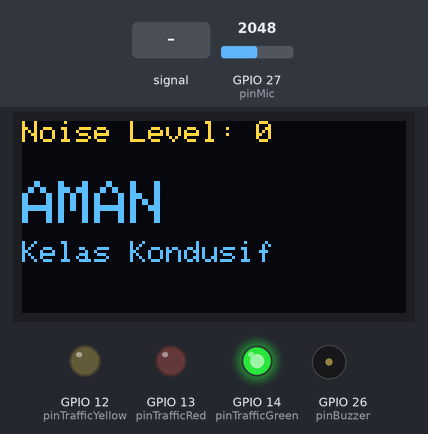
This sketch was run on a simulated ESP32. Parts: 128×64 one-colour display, output pins drawn as LEDs (lit = HIGH), buzzer (waves = sounding). The inputs (shaded band) are chosen by the test bench; at power-on: GPIO 27 (pinMic) = 2048. The OLED is the two-colour kind (top 16 rows yellow); pins used as bus, display or sensor lines are not drawn; what the sketch prints to the serial monitor is not drawn.

Above: at 2.9 s.
3.0 s: GPIO 27 (pinMic) fed a 200 Hz sine of ±1842 counts around its level
At 3.7 s:
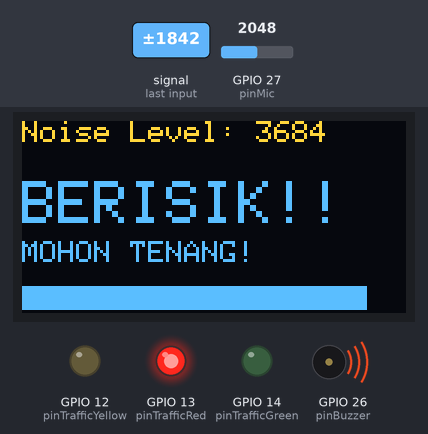
4.6 s: GPIO 27 (pinMic) fed a 1000 Hz sine of ±1023 counts around its level
At 5.2 s:
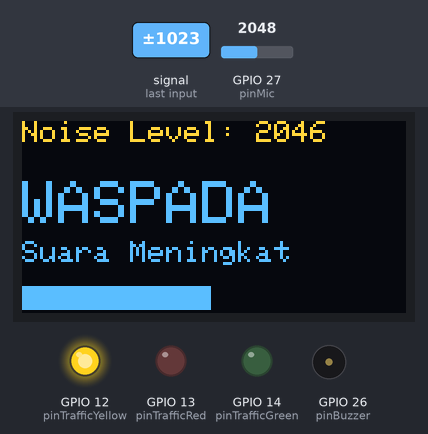
6.1 s: GPIO 27 (pinMic) set to 4095
At 7.3 s:
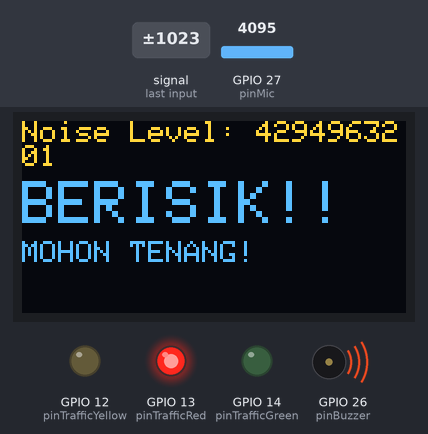
7.6 s: GPIO 27 (pinMic) set to 4066
At 8.7 s:
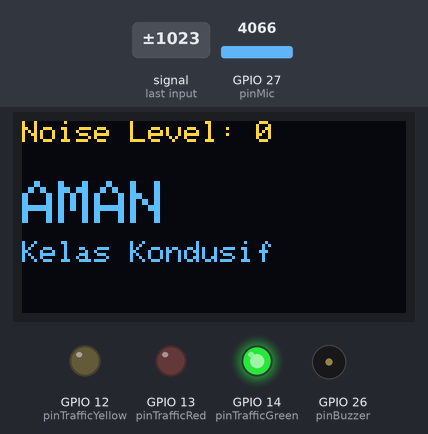
Timing chart, 0 to 10.1 s (numbered marks = the images above; inputs shaded):
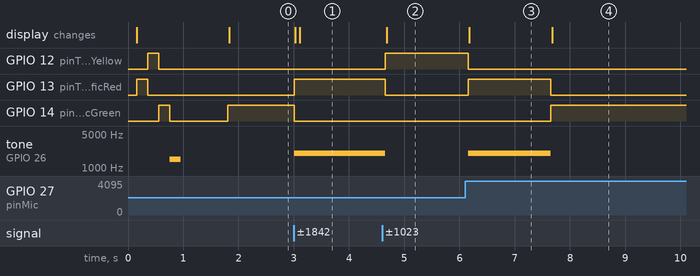

Measured:
- the behaviour switches between 4095 and 4094 on GPIO 27 (pinMic) (found by bisection; images 3 and 4)
- after the input at 3.0 s, GPIO 13 (pinTrafficRed): LOW → HIGH at once; GPIO 14 (pinTrafficGreen): HIGH → LOW at once; tone on GPIO 26 (pinBuzzer): silent → 2000 Hz at once; the display: first changes at once (image 1 shows a later state)
- after the input at 4.6 s, GPIO 12 (pinTrafficYellow): LOW → HIGH after 0.06 s; GPIO 13 (pinTrafficRed): HIGH → LOW after 0.06 s; tone on GPIO 26 (pinBuzzer): 2000 Hz → silent after 0.06 s; the display: changes after 0.08 s (image 2)
- after the input at 6.1 s, GPIO 12 (pinTrafficYellow): HIGH → LOW after 0.06 s; GPIO 13 (pinTrafficRed): LOW → HIGH after 0.06 s; tone on GPIO 26 (pinBuzzer): silent → 2000 Hz after 0.06 s; the display: changes after 0.08 s (image 3)
- after the input at 7.6 s, GPIO 13 (pinTrafficRed): HIGH → LOW after 0.06 s; GPIO 14 (pinTrafficGreen): LOW → HIGH after 0.06 s; tone on GPIO 26 (pinBuzzer): 2000 Hz → silent after 0.06 s; the display: changes after 0.08 s (image 4)

The sketch:

code.ino
```cpp
#include <SPI.h>
#include <Wire.h>
#include <Adafruit_GFX.h>
#include <Adafruit_SSD1306.h>

// ================= KONFIGURASI LAYAR OLED (HARDWARE SPI) =================
#define SCREEN_WIDTH 128
#define SCREEN_HEIGHT 64

// Wiring OLED (KEMBALIKAN KE POSISI STANDAR):
// PENTING: Hardware SPI hanya bekerja di pin 18 & 23!
// D0 (CLK)  -> GPIO 18 (WAJIB)
// D1 (MOSI) -> GPIO 23 (WAJIB)
// RES       -> GPIO 19
// DC        -> GPIO 4
// CS        -> GPIO 5
#define OLED_DC     4
#define OLED_CS     5
#define OLED_RESET  19

// Perhatikan bedanya: Kita pakai '&SPI' di sini agar ESP32 pakai jalur ngebut.
Adafruit_SSD1306 display(SCREEN_WIDTH, SCREEN_HEIGHT,
  &SPI, OLED_DC, OLED_RESET, OLED_CS);

// ================= KONFIGURASI PIN LAINNYA =================
const int pinTrafficRed    = 13; // Lampu Merah
const int pinTrafficYellow = 12; // Lampu Kuning
const int pinTrafficGreen  = 14; // Lampu Hijau

const int pinMic = 27;     // Sensor Suara MAX4466
const int pinBuzzer = 26;  // Buzzer

// ================= LOGIKA DISIPLIN =================
const int sampleWindow = 50;
unsigned int sample;
const int thresholdWaspada = 1500;
const int thresholdBerisik = 2500;

void setup() {
  Serial.begin(115200);

  // Setup Pin Mode
  pinMode(pinTrafficRed, OUTPUT);
  pinMode(pinTrafficYellow, OUTPUT);
  pinMode(pinTrafficGreen, OUTPUT);
  pinMode(pinBuzzer, OUTPUT);
  pinMode(pinMic, INPUT);

  // --- MANUAL RESET OLED (Wajib untuk Hardware SPI) ---
  pinMode(OLED_RESET, OUTPUT);
  digitalWrite(OLED_RESET, LOW);
  delay(50); // Delay agak lama dikit
  digitalWrite(OLED_RESET, HIGH);
  delay(50);
  // ----------------------------------------------

  // Inisialisasi OLED
  // Coba init dengan Hardware SPI
  if(!display.begin(SSD1306_SWITCHCAPVCC)) {
    Serial.println(F("OLED Gagal! Pastikan D0->18 dan D1->23"));
  } else {
    Serial.println(F("OLED Berhasil!"));
    display.ssd1306_command(SSD1306_DISPLAYON);
    display.cp437(true);
  }

  // Tampilan Pembuka
  display.clearDisplay();
  display.setTextSize(1);
  display.setTextColor(WHITE);
  display.setCursor(10, 10);
  display.println("SISTEM DISIPLIN");
  display.setCursor(10, 25);
  display.println("KELAS PINTAR");
  display.display();

  // Tes Nyala Lampu & Buzzer Singkat
  digitalWrite(pinTrafficRed, HIGH); delay(200); digitalWrite(pinTrafficRed, LOW);
  digitalWrite(pinTrafficYellow, HIGH); delay(200); digitalWrite(pinTrafficYellow, LOW);
  digitalWrite(pinTrafficGreen, HIGH); delay(200); digitalWrite(pinTrafficGreen, LOW);

  // Tes Buzzer
  tone(pinBuzzer, 1500, 200);
  delay(1000);
}

void loop() {
  unsigned long startMillis = millis();
  unsigned int peakToPeak = 0;
  unsigned int signalMax = 0;
  unsigned int signalMin = 4095;

  // 1. BACA SENSOR SUARA
  while (millis() - startMillis < sampleWindow) {
    sample = analogRead(pinMic);
    if (sample < 4095) {
      if (sample > signalMax) signalMax = sample;
      if (sample < signalMin) signalMin = sample;
    }
  }
  peakToPeak = signalMax - signalMin;

  Serial.print("Suara: "); Serial.println(peakToPeak);

  // 2. UPDATE LAYAR OLED
  display.clearDisplay();
  int barLength = map(peakToPeak, 0, 4095, 0, SCREEN_WIDTH);
  display.fillRect(0, 55, barLength, 8, WHITE);

  display.setTextSize(1);
  display.setCursor(0,0);
  display.print("Noise Level: "); display.println(peakToPeak);

  display.setTextSize(2);
  display.setCursor(0, 20);

  // 3. LOGIKA LAMPU & ALARM
  if (peakToPeak > thresholdBerisik) {
    digitalWrite(pinTrafficRed, HIGH);
    digitalWrite(pinTrafficYellow, LOW);
    digitalWrite(pinTrafficGreen, LOW);
    tone(pinBuzzer, 2000);
    display.println("BERISIK!!");
    display.setTextSize(1); display.setCursor(0, 40); display.println("MOHON TENANG!");
  }
  else if (peakToPeak > thresholdWaspada) {
    digitalWrite(pinTrafficRed, LOW);
    digitalWrite(pinTrafficYellow, HIGH);
    digitalWrite(pinTrafficGreen, LOW);
    noTone(pinBuzzer);
    display.println("WASPADA");
    display.setTextSize(1); display.setCursor(0, 40); display.println("Suara Meningkat");
  }
  else {
    digitalWrite(pinTrafficRed, LOW);
    digitalWrite(pinTrafficYellow, LOW);
    digitalWrite(pinTrafficGreen, HIGH);
    noTone(pinBuzzer);
    display.println("AMAN");
    display.setTextSize(1); display.setCursor(0, 40); display.println("Kelas Kondusif");
  }

  display.display();
}
```
